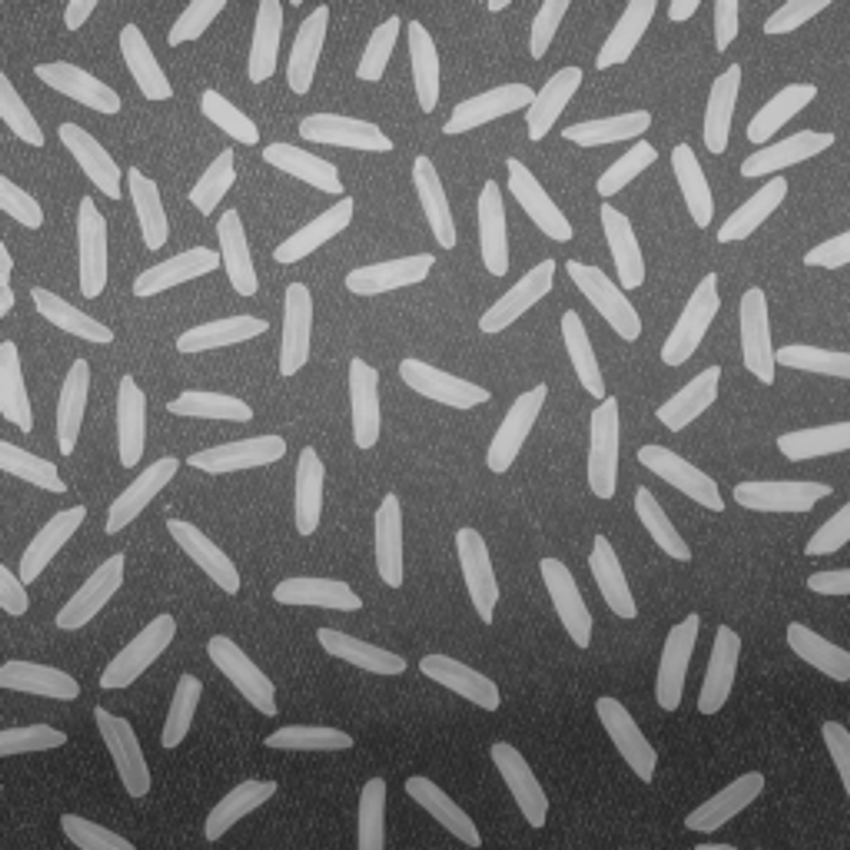
#> input picture Images/rice.jpg, 850 x 850 px
$ jupyter execute Inciso2.ipynb
#> lines starting #> are read from the running program, lines starting #| are printed output that depends on the picture; after the words box and inside, x2 and y2 are one past the last pixel; in counts of white or black regions, pixels touching at a corner belong together
#### Inciso 2

Consideramos de nuevo la imagen rice.jpg. Hacer lo siguiente:
- - -

#### Incisos a realizar.

1. Binarizar la imagen mediante el método de Otsu, o usando algún otro método no local.
2. Aplicar operaciones morfológicas adecuadas para limpiar el ruido de la binarización. Explicar por qué está eligiendo estas
transformaciones morfológicas.
3. Aplicar un algoritmo de componentes conexas sobre la binarización y contar cuántos granos de arroz hay en la imagen.

[cell 1]
import numpy as np
import matplotlib.pyplot as plt
import skimage as ski
from skimage.filters import threshold_otsu
from skimage.measure import label, regionprops
import cv2 as cv

# Cargar la imagen en escala de grises
rice = plt.imread('Images/rice.jpg')
#> rice is the input picture: shape (850, 850, 3); min 36, max 207, mean 111.3
rice_gray = ski.color.rgb2gray(rice[:,:,:3])

# Convertir la imagen a 8 bits
rice_gray = (rice_gray * 255).astype(np.uint8)

# Obtener el umbral de Otsu
otsu_thresh = threshold_otsu(rice_gray)
#> otsu_thresh = 131
print("Umbral de Otsu:", otsu_thresh)
#| Umbral de Otsu: 131

# Binarizar la imagen con el umbral de Otsu
rice_binary = (rice_gray >= otsu_thresh).astype(np.uint8) * 255
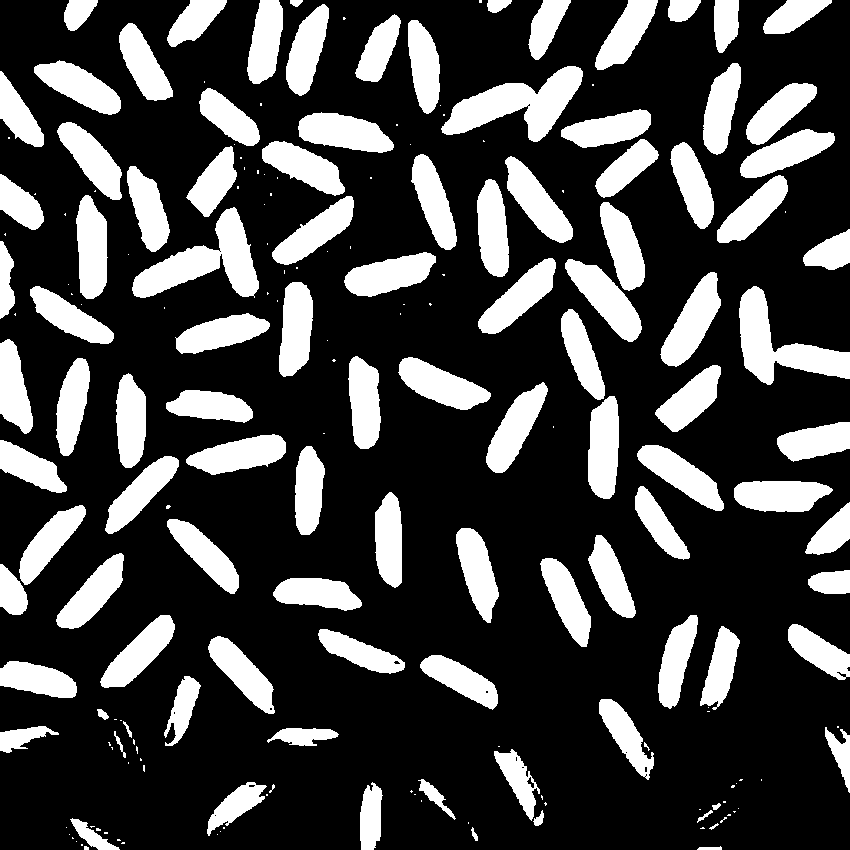
#> rice_binary: shape (850, 850); 26.2% white; 200 white regions (95 under 20 px), largest, box (x1, y1, x2, y2) and area: (441, 66, 583, 142) 4838, (132, 207, 259, 298) 4773, (739, 286, 850, 385) 4398

# Mostrar la imagen binarizada
plt.figure()
plt.title("Imagen Binarizada - Otsu")
plt.imshow(rice_binary, cmap='gray')
plt.show()

# Aplicar operaciones morfológicas para eliminar ruido
kernel = np.ones((5, 5), np.uint8)
rice_cleaned = cv.morphologyEx(rice_binary, cv.MORPH_OPEN, kernel)  # Elimina ruido pequeño
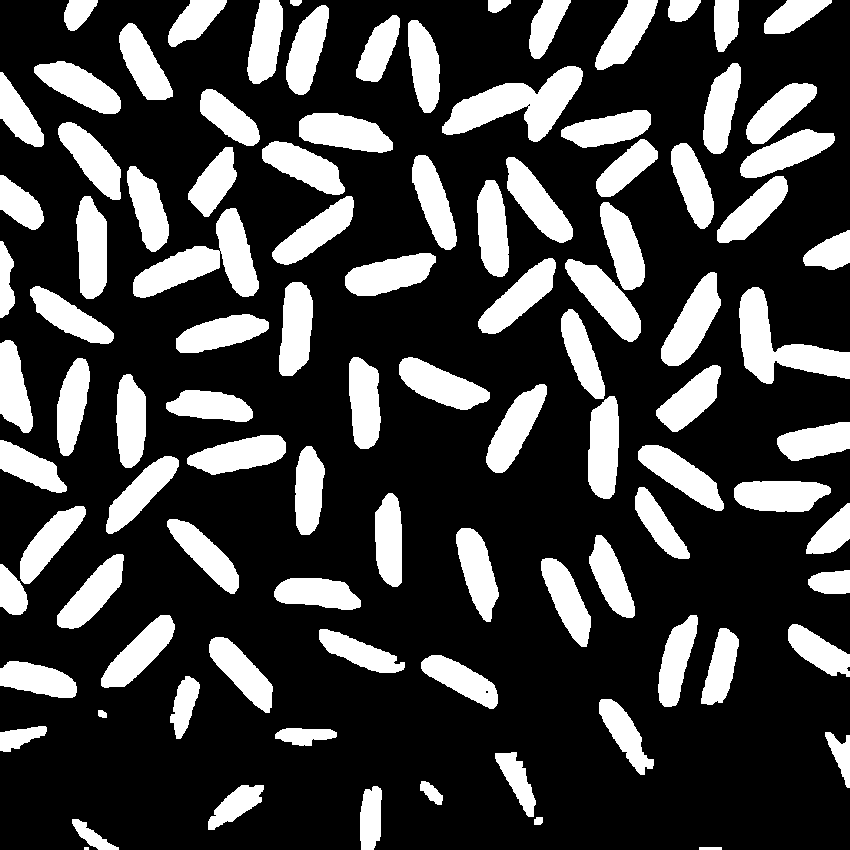
#> rice_cleaned: shape (850, 850); 25.9% white; 99 white regions (1 under 20 px)
tophat = cv.morphologyEx(rice_cleaned, cv.MORPH_TOPHAT, kernel)  # Mejora el contraste de los objetos
#> tophat: shape (850, 850); every value is 0

# Mostrar el resultado de las operaciones morfológicas
plt.figure(figsize=(10,5))
plt.subplot(1,2,1)
plt.title("Opening (Elimina ruido)")
plt.imshow(rice_cleaned, cmap='gray')
plt.subplot(1,2,2)
plt.title("Tophat (Mejora contraste)")
plt.imshow(tophat, cmap='gray')
plt.show()
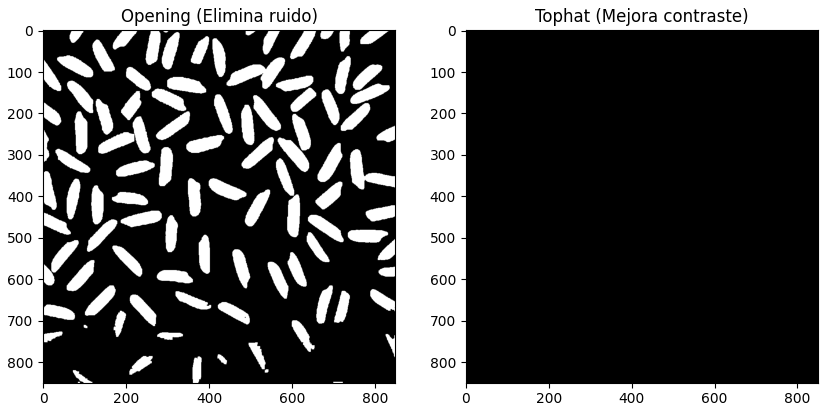
#> figure drawn by matplotlib, 2 panels

# Etiquetar los componentes conectados
labels = label(rice_cleaned, connectivity=2)
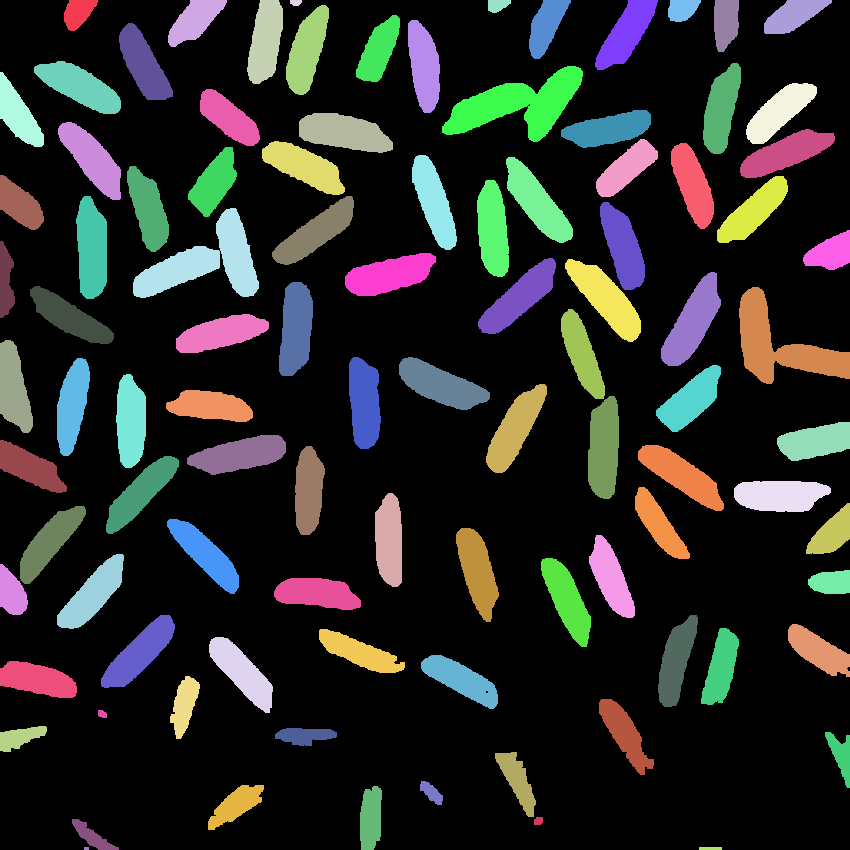
#> labels: shape (850, 850) int64; 100 distinct labels, from 0 to 99; one colour per label, 0 black
regions = regionprops(labels)
#> regions = 99 regions; largest, box (x1, y1, x2, y2) and area: (442, 66, 583, 142) 4836, (133, 208, 259, 298) 4750, (739, 287, 850, 384) 4386, (661, 272, 721, 366) 2760, (565, 259, 641, 342) 2745

# Mostrar la imagen con los granos de arroz etiquetados
plt.figure(figsize=(10,10))
plt.title("Conteo de granos de arroz")
plt.imshow(labels, cmap='gray')
for region in regions:
    centroid = region.centroid
    plt.text(centroid[1], centroid[0], str(region.label), color='red', fontsize=8, ha='center')
#> this loop made 99 passes
#> centroid on passes 1 to 12: (12.44, 77.82), (20.14, 194.2), (40.93, 265.1), (2.15, 295.4), (4.85, 497.3), (25.31, 545.7), (33.11, 625.8), (9.19, 681.9), (22.27, 725.3), (15.06, 793), (50.34, 306.5), (50.04, 378.3)
plt.colorbar()
plt.show()
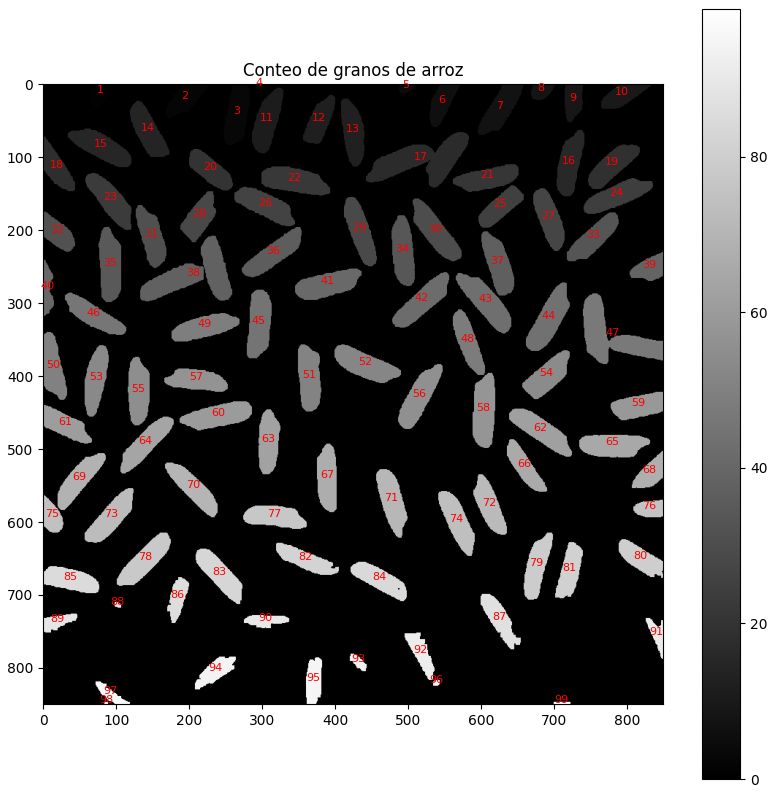
#> figure drawn by matplotlib, 2 panels

# Mostrar el conteo total de granos de arroz
grain_count = len(regions)
#> grain_count = 99
print("Cantidad de granos de arroz detectados:", grain_count)
#| Cantidad de granos de arroz detectados: 99

$ run again, with Images/brain-scan.jpeg copied over Images/rice.jpg
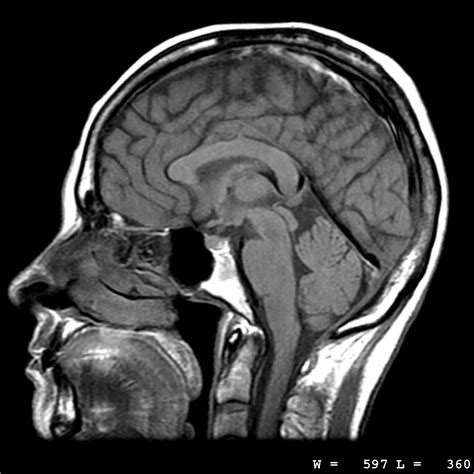
#> input picture Images/brain-scan.jpeg, 474 x 474 px
#> rice is the input picture: shape (474, 474, 3); mean R, G, B 63, 63, 63
#> otsu_thresh = 70
#| Umbral de Otsu: 70
#> rice_binary: shape (474, 474); 43.8% white; 113 white regions (79 under 20 px), largest, box (x1, y1, x2, y2) and area: (8, 22, 449, 440) 91609, (78, 38, 218, 207) 1685, (213, 403, 248, 438) 800
#> rice_cleaned: shape (474, 474); 40.7% white; 29 white regions
#> tophat: shape (474, 474); every value is 0
#> `labels = label(rice_cleaned, connectivity=2)`:
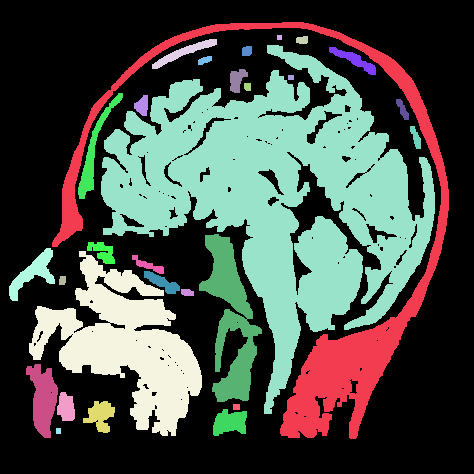
#> labels: shape (474, 474) int64; 30 distinct labels, from 0 to 29; one colour per label, 0 black
#> regions = 29 regions; largest, box (x1, y1, x2, y2) and area: (101, 45, 435, 414) 50240, (52, 22, 449, 439) 14795, (29, 251, 202, 436) 13824, (199, 234, 262, 402) 4558, (26, 364, 58, 438) 1429
#> the loop `for region in regions:` made 29 passes
#> centroid on passes 1 to 8: (263.4, 311.2), (37, 279), (39.65, 301.9), (52, 183.7), (195.6, 276.7), (50.6, 246.5), (59.62, 354), (59.86, 204.4)
#> `plt.show()`:
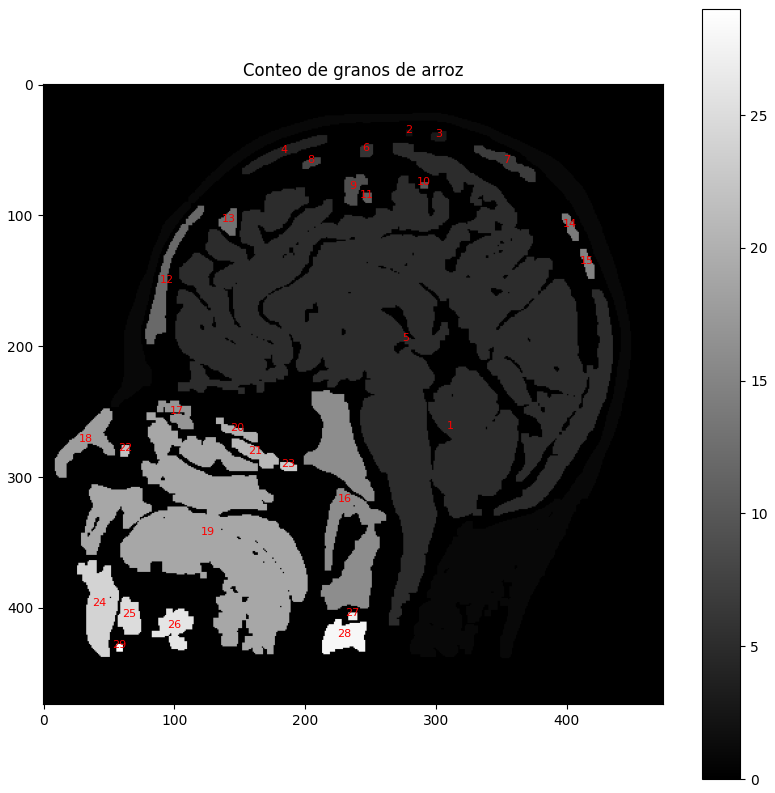
#> figure drawn by matplotlib, 2 panels
#> grain_count = 29
#| Cantidad de granos de arroz detectados: 29

$ run again, with Images/butterfly.jpeg copied over Images/rice.jpg
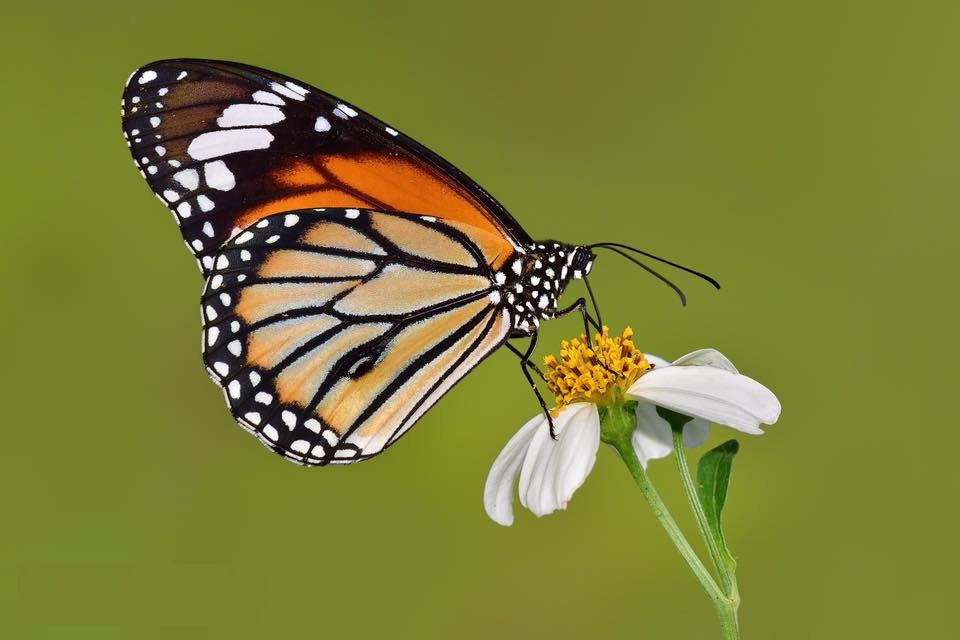
#> input picture Images/butterfly.jpeg, 960 x 640 px
#> rice is the input picture: shape (640, 960, 3); mean R, G, B 123.6, 126, 55
#> otsu_thresh = 79
#| Umbral de Otsu: 79
#> rice_binary: shape (640, 960); 90.3% white; 104 black regions (89 under 20 px), largest, box (x1, y1, x2, y2) and area: (121, 58, 720, 467) 57070, (705, 439, 739, 505) 665, (656, 405, 694, 434) 476
#> rice_cleaned: shape (640, 960); 89.6% white; 42 black regions (30 under 20 px)
#> tophat: shape (640, 960); every value is 0
#> `labels = label(rice_cleaned, connectivity=2)`:
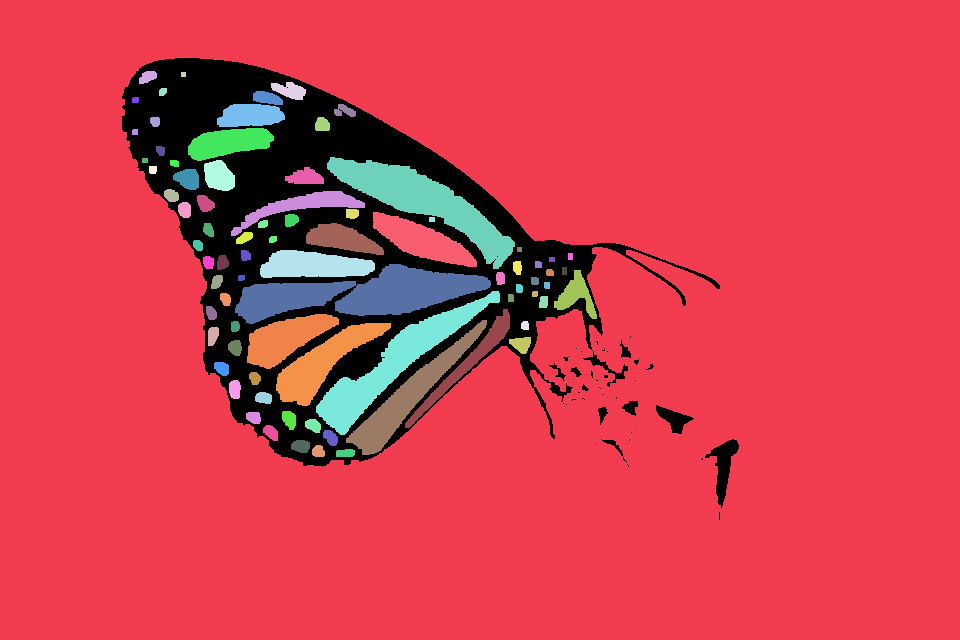
#> labels: shape (640, 960) int64; 82 distinct labels, from 0 to 81; one colour per label, 0 black
#> regions = 81 regions; largest, box (x1, y1, x2, y2) and area: (0, 0, 960, 640) 497905, (235, 264, 491, 324) 7709, (327, 157, 515, 269) 6378, (316, 291, 500, 435) 5730, (346, 320, 487, 455) 3791
#> the loop `for region in regions:` made 81 passes
#> centroid on passes 1 to 8: (333.4, 510.7), (76.6, 147.3), (74, 183), (90.09, 289.4), (91.36, 162.4), (97.69, 266.8), (99.5, 135), (115.2, 249.9)
#> `plt.show()`:
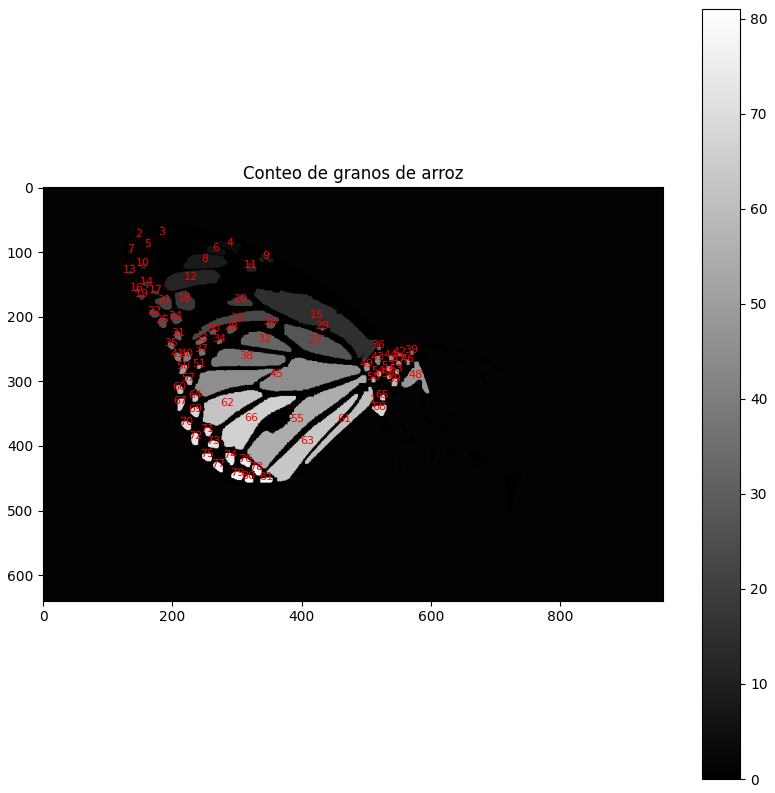
#> figure drawn by matplotlib, 2 panels
#> grain_count = 81
#| Cantidad de granos de arroz detectados: 81
